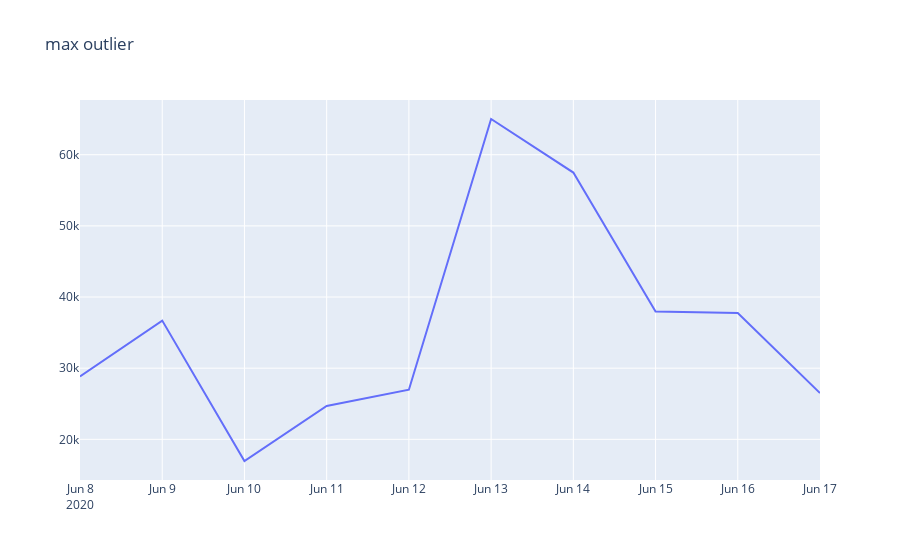

Notebook code cell kept with this figure:
### Markdown cell above
Looks abnormal

### Code cell
plotly_df(dataset.iloc[argmax-5:argmax+5].set_index("ds"), columns=['hires'],  title = 'max outlier')

### Figure 1 — Plotly figure (JSON) as saved in the notebook; plotly's stock layout.template omitted (floating-point values rounded to 4 significant figures)
{"data": [{"mode": "lines", "name": "hires", "type": "scatter", "x": ["2020-06-08T00:00:00", "2020-06-09T00:00:00", "2020-06-10T00:00:00", "2020-06-11T00:00:00", "2020-06-12T00:00:00", "2020-06-13T00:00:00", "2020-06-14T00:00:00", "2020-06-15T00:00:00", "2020-06-16T00:00:00", "2020-06-17T00:00:00"], "y": [28841, 36692, 16955, 24699, 26980, 65022, 57494, 37978, 37745, 26510]}], "layout": {"title": {"text": "max outlier"}}}
